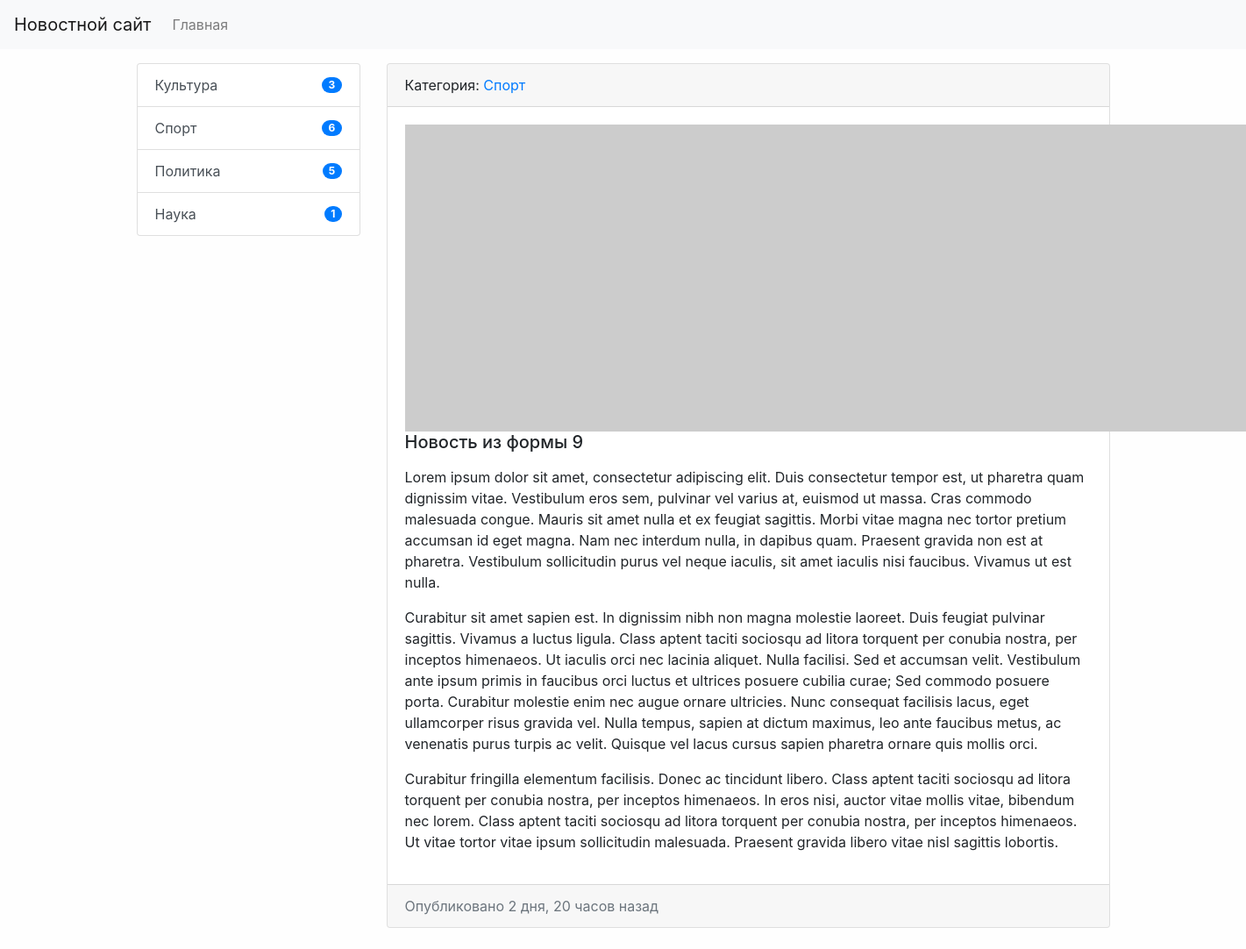
Page /news/17 on the committed database.
### news/models.py (models this page shows, shortened)
class Category(models.Model):
    title = models.CharField(max_length=150, db_index=True, verbose_name="Наименование категории")
    def get_absolute_url(self):
        return reverse('category', kwargs={"category_id": self.pk})
    class Meta:
        verbose_name = "Категория"
        verbose_name_plural = "Категории"
        ordering = ["title"]
    def __str__(self):
        return self.title

class News(models.Model):
    title = models.CharField(max_length=150, verbose_name="Наименование")
    content = models.TextField(blank=True, verbose_name="Контент")
    created_at = models.DateTimeField(auto_now_add=True, verbose_name="Дата публикации")
    updated_at = models.DateTimeField(auto_now=True, verbose_name="Обновлено")
    photo = models.ImageField(
        upload_to="photos/%Y/%m/%d/", verbose_name="Фото", blank=True
    )
    is_published = models.BooleanField(default=True, verbose_name="Опубликовано")
    category = models.ForeignKey("Category", on_delete=models.PROTECT, verbose_name="Категория")
    views = models.IntegerField(default=0)
    class Meta:
        verbose_name = "Новость"
        verbose_name_plural = "Новости"
        ordering = ["-created_at"]

### news/views.py (the view)
# urls.py: path("news/<int:pk>", ViewNews.as_view(), name="view_news"),
class ViewNews(DetailView):
    model = News
    context_object_name = 'news_item'

### news/templatetags/news_tags.py (called while the page is built)
@register.inclusion_tag('news/list_categories.html')
def show_categories(arg1='Hello', arg2='world'):
    categories = Category.objects.annotate(cnt=Count('news')).filter(cnt__gt=0)
    return {"categories": categories, "arg1": arg1, "arg2": arg2}

### news/templates/news/news_detail.html (shortened to what this page needs)
{% extends "base.html" %}
{% block sidebar %}
    {% include "inc/_sidebar.html" %}
{% endblock %}
{% block content %}
    <div class="card mb-4">
        <div class="card-header">
            Категория: <a href="{{ news_item.category.get_absolute_url }}">{{ news_item.category }}</a>
        </div>
        <div class="card-body">
            {% if news_item.photo %}
                <img src="{{ news_item.photo.url }}" alt="news photo" width="350px" class="float-left mr-3">
            {% else %}
                <img src="https://picsum.photos/id/1060/350/233/?blur=2" alt="news photo" class="float-left mr-3">
            {% endif %}
            <h5 class="card-title">{{ news_item.title }}</h5>
            <p class="card-text">{{ news_item.content|safe|linebreaks }}</p>
        </div>
        <div class="card-footer text-muted">
            <span>Опубликовано {{ news_item.created_at|timesince }} назад</span>
        </div>
    </div>
{% endblock %}

### news/templates/news/list_categories.html
<div class="list-group">
    {% for item in categories %}
        <a href="{{ item.get_absolute_url }}"
           class="list-group-item list-group-item-action d-flex justify-content-between align-items-center">{{ item.title }} <span class="badge badge-primary badge-pill">{{ item.cnt }}</span></a>
    {% endfor %}
</div>

### mysite/static/css/style.css (style rules this page uses)
body { background-color: #fefefe; }

### rows in the picture
Category: title "Культура", cnt "3"
Category: title "Спорт", cnt "6"
Category: title "Политика", cnt "5"
Category: title "Наука", cnt "1"
News: category "Спорт", title "Новость из формы 9", content "Lorem ipsum dolor sit amet, consectetur adipiscing elit. Duis consectetur tempor est, ut pharetra quam dignissim vitae. Vestibulum eros sem, pulvinar vel varius at, euismod ut massa. Cras commodo malesuada congue. Mauris sit amet nulla et ex feugiat sagittis. Morbi vitae magna nec tortor pretium accumsan id eget magna. Nam nec interdum nulla, in dapibus quam. Praesent gravida non est at pharetra. Vestibulum sollicitudin purus vel neque iaculis, sit amet iaculis nisi faucibus. Vivamus ut est nulla. Curabitur sit amet sapien est. In dignissim nibh non magna molestie laoreet. Duis feugiat pulvinar sagittis. Vivamus a luctus ligula. Class aptent taciti sociosqu ad litora torquent per conubia…", created_at "2 дня, 20 часов"
